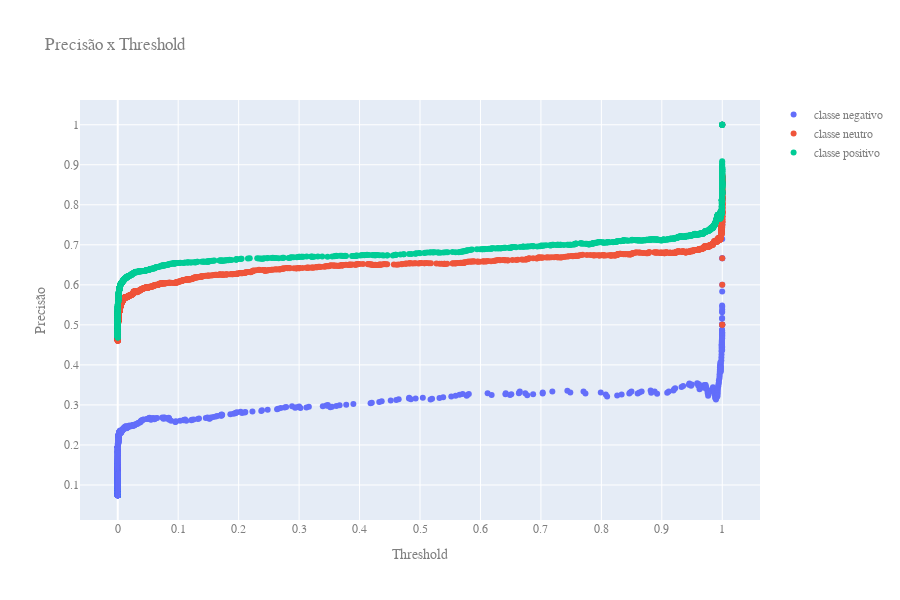

The code cell stored with this chart in its notebook:
### Markdown cell above
**Obs.:** 
* `thresholds`: ndarray of shape (n_thresholds,) and n_thresholds = len(np.unique(probas_pred));
* `precision`: ndarray of shape (n_thresholds + 1,) and the last element is 1;
* `recall`: ndarray of shape (n_thresholds + 1,) and the last element is 0;

### Code cell
fontFigs = font=dict(family="Times New Roman", size=12, color="#7f7f7f")

graph_neg_class = go.Scatter(
    x = thresholds[0], 
    y = precision[0][1:],
    mode='markers',
    name = 'classe negativo',
)

graph_neutral_class = go.Scatter(
    x = thresholds[1], 
    y = precision[1][1:],
    mode='markers',
    name = 'classe neutro'
)

graph_pos_class = go.Scatter(
    x = thresholds[2], 
    y = precision[2][1:],
    mode='markers',
    name = 'classe positivo'
)

LAYOUT = go.Layout(
    title = 'Precisão x Threshold',
    xaxis=dict(title='Threshold', tickmode = 'linear', tick0 = 0, dtick = 0.1),
    yaxis=dict(title='Precisão', tickmode = 'linear', tick0 = 0, dtick = 0.1),
    width=900,
    height=600,
    font=fontFigs   
)

fig = go.Figure(data=[graph_neg_class, graph_neutral_class, graph_pos_class], layout=LAYOUT)
fig.show()

### Figure 1 — Plotly figure (JSON) as saved in the notebook; plotly's stock layout.template omitted (floating-point values rounded to 4 significant figures; data arrays with more than 128 entries replaced by an {"elided": "..."} marker saying what was removed)
{"data": [{"mode": "markers", "name": "classe negativo", "type": "scatter", "x": {"elided": "2411 float values"}, "y": {"elided": "2411 float values"}}, {"mode": "markers", "name": "classe neutro", "type": "scatter", "x": {"elided": "2378 float values"}, "y": {"elided": "2378 float values"}}, {"mode": "markers", "name": "classe positivo", "type": "scatter", "x": {"elided": "2453 float values"}, "y": {"elided": "2453 float values"}}], "layout": {"font": {"color": "#7f7f7f", "family": "Times New Roman", "size": 12}, "height": 600, "title": {"text": "Precisão x Threshold"}, "width": 900, "xaxis": {"dtick": 0.1, "tick0": 0, "tickmode": "linear", "title": {"text": "Threshold"}}, "yaxis": {"dtick": 0.1, "tick0": 0, "tickmode": "linear", "title": {"text": "Precisão"}}}}
